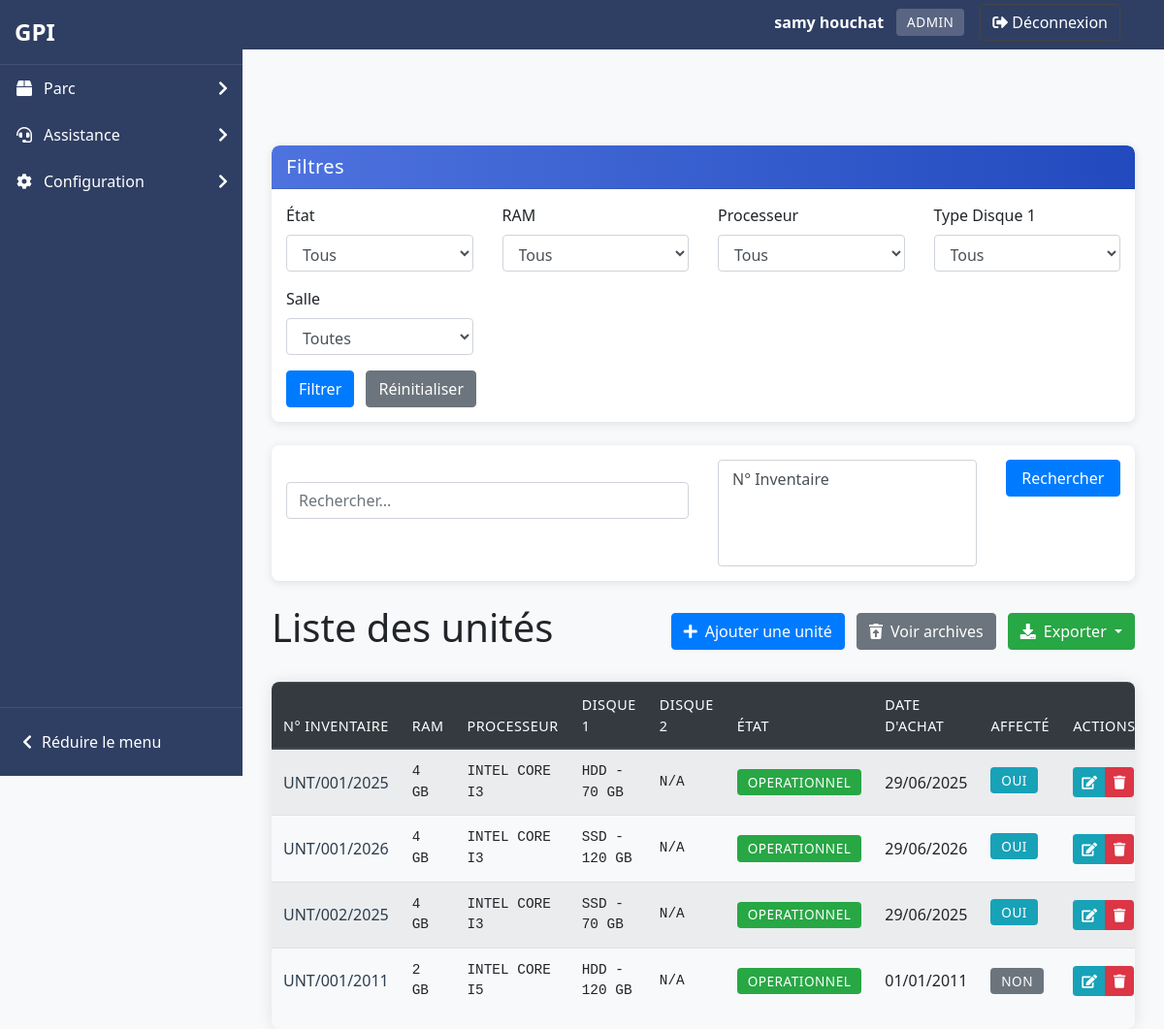
Page /pages/common/Gestion_unit.php (signed in) on the committed database.
### tables this page shows
CREATE TABLE IF NOT EXISTS `users` (
  `id_user` int NOT NULL AUTO_INCREMENT,
  `prenom` varchar(100) NOT NULL,
  `nom` varchar(100) NOT NULL,
  `email` varchar(255) NOT NULL,
  `password` varchar(255) NOT NULL,
  `id_role` int NOT NULL,
  `date_created` timestamp NULL DEFAULT CURRENT_TIMESTAMP,
  `code_utilisateur` varchar(6) DEFAULT NULL,
  PRIMARY KEY (`id_user`),
  UNIQUE KEY `email` (`email`),
  UNIQUE KEY `code_utilisateur` (`code_utilisateur`),
  KEY `fk_users_role` (`id_role`),
  KEY `idx_code_utilisateur` (`code_utilisateur`)
);

CREATE TABLE IF NOT EXISTS `roles` (
  `id_role` int NOT NULL AUTO_INCREMENT,
  `role_name` varchar(50) NOT NULL,
  PRIMARY KEY (`id_role`),
  UNIQUE KEY `role_name` (`role_name`)
);

CREATE TABLE IF NOT EXISTS `unite` (
  `id_unite` int NOT NULL AUTO_INCREMENT,
  `numero_inventaire` varchar(255) NOT NULL,
  `ram` enum('2 GB','4 GB','8 GB','16 GB','32 GB','64 GB') NOT NULL,
  `processeur` enum('INTEL_CORE_I3','INTEL_CORE_I5','INTEL_CORE_I7','INTEL_CORE_I9','INTEL_XEON','INTEL_PENTIUM','INTEL_CELERON') NOT NULL,
  `disque_dur_1_type` enum('SSD','HDD') NOT NULL,
  `disque_dur_1_capacite` enum('70 GB','120 GB','500 GB') NOT NULL,
  `disque_dur_2_type` enum('SSD','HDD') DEFAULT NULL,
  `disque_dur_2_capacite` enum('70 GB','120 GB','500 GB') DEFAULT NULL,
  `etat` enum('Operationnel','En panne') DEFAULT 'Operationnel',
  `date_achat` date DEFAULT NULL,
  `date_ajout` datetime DEFAULT CURRENT_TIMESTAMP,
  `supprime_le` datetime DEFAULT NULL,
  `est_affecte` tinyint(1) DEFAULT '0',
  PRIMARY KEY (`id_unite`),
  UNIQUE KEY `numero_inventaire` (`numero_inventaire`)
);

### pages/common/Gestion_unit.php (the view, shortened to what this page needs)
<?php
require_once '../../includes/functions.php';
require_once '../../includes/filters.php';
afficherHeader('Gestion des Unités', 2);
try {
    $pdo = connectDB();
    $filters = [
        'ram' => $_GET['ram'] ?? '',
        'etat' => $_GET['etat'] ?? '',
        'id_salle' => $_GET['id_salle'] ?? '',
        'processeur' => $_GET['processeur'] ?? '',
        'disque_dur_1_type' => $_GET['disque_dur_1_type'] ?? ''
    ];
    $search = $_GET['search'] ?? '';
    echo getFilterForm('unite', $filters);
    $searchColumns = [
        'numero_inventaire' => 'N° Inventaire'
    ];
    echo getSearchForm($search, $searchColumns);
    $baseQuery = "SELECT u.*, p.nom_poste, p.id_salle, s.nom_salle,
                  CASE WHEN pu.id_poste IS NOT NULL THEN 1 ELSE 0 END as est_affecte
                  FROM unite u
                  LEFT JOIN poste_unite pu ON u.id_unite = pu.id_unite
                  LEFT JOIN poste p ON pu.id_poste = p.id_poste
                  LEFT JOIN salles s ON p.id_salle = s.id_salle
                  WHERE u.supprime_le IS NULL";
    $filterData = buildFilterQuery('unite', $filters);
    $finalQuery = $baseQuery . ($filterData['clause'] ? ' AND' . substr($filterData['clause'], 6) : '');
    if (!empty($search)) {
        $selectedColumns = $_GET['search_columns'] ?? [];
        $whereClauses = [];
        $searchParams = [];
        if (empty($selectedColumns) || in_array('all', $selectedColumns)) {
            $whereClauses = [
                "u.numero_inventaire LIKE ?",
                "u.processeur LIKE ?"
            ];
            $searchParams = array_fill(0, 2, "%$search%");
        } else {
            foreach ($selectedColumns as $column) {
                switch($column) {
                    case 'numero_inventaire':
                        $whereClauses[] = "u.numero_inventaire LIKE ?";
                        break;
                    case 'processeur':
                        $whereClauses[] = "u.processeur LIKE ?";
                        break;
                }
                $searchParams[] = "%$search%";
            }
        }
        if (!empty($whereClauses)) {
            $finalQuery .= " AND (" . implode(" OR ", $whereClauses) . ")";
            $params = array_merge($filterData['params'], $searchParams);
        }
    } else {
        $params = $filterData['params'];
    }
    $stmt = $pdo->prepare($finalQuery);
    $stmt->execute($params);
    $unites = $stmt->fetchAll();
?>
<div class="d-flex justify-content-between align-items-center mb-4">
    <h1>Liste des unités</h1>
    <div>
        <a href="../../includes/gestion.php?action=ajouter_unite" class="btn btn-primary mr-2"><i class="fas fa-plus mr-2"></i>Ajouter une unité</a>
        <a href="../archives/archives_unite.php" class="btn btn-secondary mr-2"><i class="fas fa-trash-restore mr-2"></i>Voir archives</a>
        <div class="dropdown d-inline-block">
            <button class="btn btn-success dropdown-toggle" type="button" id="exportDropdown" data-bs-toggle="dropdown" aria-expanded="false">
                <i class="fas fa-download mr-2"></i>Exporter
            </button>
        </div>
    </div>
</div>
<?php
    if (count($unites) > 0) {
?>
        <div class="table-responsive">
            <table class="table table-striped table-hover">
                <thead class="thead-dark">
                    <tr>
                        <th>N° Inventaire</th>
                        <th>RAM</th>
                        <th>Processeur</th>
                        <th>Disque 1</th>
                        <th>Disque 2</th>
                        <th>État</th>
                        <th>Date d'achat</th>
                        <th>Affecté</th>
                        <th>Actions</th>
                    </tr>
                </thead>
                <tbody>
<?php
        foreach ($unites as $unite) {
?>
                    <tr>
                        <td><?php echo htmlspecialchars($unite['numero_inventaire']); ?></td>
                        <td><?php echo htmlspecialchars($unite['ram']); ?></td>
                        <td><?php echo htmlspecialchars(str_replace('_', ' ', $unite['processeur'])); ?></td>
                        <td><?php echo htmlspecialchars($unite['disque_dur_1_type'] . ' - ' . $unite['disque_dur_1_capacite']); ?></td>
                        <td><?php echo ($unite['disque_dur_2_type'] ? htmlspecialchars($unite['disque_dur_2_type'] . ' - ' . $unite['disque_dur_2_capacite']) : 'N/A'); ?></td>
                        <td><span class="badge badge-<?php echo ($unite['etat'] === 'Operationnel' ? 'success' : 'danger'); ?>"><?php echo htmlspecialchars($unite['etat']); ?></span></td>
                        <td><?php echo ($unite['date_achat'] ? date('d/m/Y', strtotime($unite['date_achat'])) : 'N/A'); ?></td>
                        <td><span class="badge badge-<?php echo ($unite['est_affecte'] ? 'info' : 'secondary'); ?>"><?php echo ($unite['est_affecte'] ? 'Oui' : 'Non'); ?></span></td>
                        <td>
                            <div class="btn-group" role="group">
                                <a href="../../includes/gestion.php?action=modifier_unite&id=<?php echo $unite['id_unite']; ?>"
                                    class="btn btn-info btn-sm" title="Modifier">
                                    <i class="fas fa-edit"></i>
                                </a>
                                <a href="../../includes/gestion.php?action=supprimer_unite&id=<?php echo $unite['id_unite']; ?>"
                                    onclick="return confirm('Êtes-vous sûr de vouloir supprimer cette unité ?')"
                                    class="btn btn-danger btn-sm" title="Supprimer">
                                    <i class="fas fa-trash"></i>
                                </a>
                            </div>
                        </td>
                    </tr>
<?php
        }
?>
                </tbody>
            </table>
        </div>
<?php
    } else {
?>
        <div class="alert alert-info">Aucune unité trouvée.</div>
<?php
    }
} catch (PDOException $e) {
?>
    <div class="alert alert-danger">Une erreur est survenue : <?php echo htmlspecialchars($e->getMessage()); ?></div>
<?php
}
?>
<?php
afficherFooter();
?>

### includes/functions.php (shortened to what this page needs)
<?php
function connectDB() {
    $host = 'localhost';
    $db   = 'gpii';
    $user = 'root';
    $pass = '';
    $charset = 'utf8mb4';
    $dsn = "mysql:host=$host;dbname=$db;charset=$charset";
    $options = [
        PDO::ATTR_ERRMODE => PDO::ERRMODE_EXCEPTION,
        PDO::ATTR_DEFAULT_FETCH_MODE => PDO::FETCH_ASSOC
    ];
    return new PDO($dsn, $user, $pass, $options);
}
function afficherHeader($titre, $niveau = 1, $afficher_sidebar = true) {
    $prefix = str_repeat('../', $niveau);
    echo '<!DOCTYPE html>';
    echo '<html lang="fr">';
    echo '<head>';
    echo '<link rel="stylesheet" href="' . $prefix . 'assets/css/bootstrap.css">';
    echo '<link rel="stylesheet" href="' . $prefix . 'assets/css/custom.css">';
    echo '<link rel="stylesheet" href="https://cdnjs.cloudflare.com/ajax/libs/font-awesome/5.15.3/css/all.min.css">';
    echo '</head>';
    echo '<body>';
    if ($afficher_sidebar) {
        echo '<div class="sidebar-glpi">';
        echo '<div class="sidebar-header">';
        echo '<a href="' . $prefix . 'index.php" class="logo-container">';
        echo '<span class="logo-text">GPI</span>';
        echo '</a>';
        echo '</div>';
        echo '<nav class="sidebar-nav">';
        echo '<ul class="sidebar-menu">';
        if (isset($_SESSION['user_role']) && ($_SESSION['user_role'] == 1 || $_SESSION['user_role'] == 2)) {
            echo '<li class="sidebar-item">';
            echo '<a href="#" class="sidebar-link">';
            echo '<i class="fas fa-box sidebar-icon"></i>';
            echo '<span>Parc</span>';
            echo '<i class="fas fa-chevron-right sidebar-arrow"></i>';
            echo '</a>';
            echo '</li>';
        }
        echo '<li class="sidebar-item">';
        echo '<a href="#" class="sidebar-link">';
        echo '<i class="fas fa-headset sidebar-icon"></i>';
        echo '<span>Assistance</span>';
        echo '<i class="fas fa-chevron-right sidebar-arrow"></i>';
        echo '</a>';
        echo '</li>';
        if (isset($_SESSION['user_role']) && $_SESSION['user_role'] == 1) {
            echo '<li class="sidebar-item">';
            echo '<a href="#" class="sidebar-link">';
            echo '<i class="fas fa-cog sidebar-icon"></i>';
            echo '<span>Configuration</span>';
            echo '<i class="fas fa-chevron-right sidebar-arrow"></i>';
            echo '</a>';
            echo '</li>';
        }
        echo '</ul>';
        echo '</nav>';
        echo '<div class="sidebar-footer">';
        echo '<button class="btn-collapse" id="collapseMenu">';
        echo '<i class="fas fa-chevron-left"></i>';
        echo '<span>Réduire le menu</span>';
        echo '</button>';
        echo '</div>';
        echo '</div>';
    }
    echo '<nav class="navbar navbar-expand-lg navbar-dark bg-primary mb-4" style="position: relative;">';
    echo '<div class="container d-flex justify-content-between align-items-center">';
    echo '<a class="navbar-brand" href="' . $prefix . 'index.php">GPI</a>';
    echo '<div class="d-flex align-items-center">';
    if (isset($_SESSION['user_id'])) {
        $pdo = connectDB();
        $stmt = $pdo->prepare("SELECT u.nom, u.prenom, r.role_name FROM users u JOIN roles r ON u.id_role = r.id_role WHERE u.id_user = ?");
        $stmt->execute([$_SESSION['user_id']]);
        $user = $stmt->fetch();
        echo '<div class="navbar-user-info mr-3">';
        echo '<span class="user-name text-white mr-2">' . htmlspecialchars($user['prenom'] . ' ' . $user['nom']) . '</span>';
        echo '<span class="user-role badge badge-light">' . htmlspecialchars($user['role_name']) . '</span>';
        echo '</div>';
        echo '<a href="' . $prefix . 'includes/logout.php" class="btn btn-outline-light"><i class="fas fa-sign-out-alt mr-1"></i>Déconnexion</a>';
    } else {
        echo '<a href="' . $prefix . 'index.php" class="btn btn-outline-light"><i class="fas fa-sign-in-alt mr-1"></i>Connexion</a>';
    }
    echo '</div>';
    echo '</div>';
    echo '</nav>';
    if ($afficher_sidebar) {
        echo '<div class="container" style="margin-top: 20px;">';
    } else {
        echo '<div class="container-fluid" style="margin-top: 20px;">';
    }
}
function afficherFooter() {
    echo '</div>';
    echo '</body>';
    echo '</html>';
}
        ?>

### assets/css/custom.css (style rules this page uses)
body { margin: 0; padding: 0; font-family: Arial, sans-serif; overflow-x: hidden; transition: all 0.3s ease; }
body .container { width: calc(100% - 30px); max-width: 1140px; margin-top: 70px; margin-left: auto; margin-right: auto; transition: all 0.3s ease; }
body:not(.sidebar-collapsed) { padding-left: 250px; }
.user-name { color: #fff; }
.user-role { background-color: rgba(255, 255, 255, 0.2); color: #fff; }
.btn-outline-light { border-color: #444; color: #fff; }
.navbar-brand { color: #fff !important; font-weight: bold; }
.navbar-user-info { display: flex; align-items: center; }
.sidebar-glpi { width: 250px; background-color: #2f3f63; color: white; height: 100vh; position: fixed; left: 0; top: 0; z-index: 1000; transition: all 0.3s ease; display: flex; flex-direction: column; }
.sidebar-header { padding: 15px; border-bottom: 1px solid rgba(255, 255, 255, 0.1); }
.logo-container { display: flex; align-items: center; text-decoration: none; color: white; }
.logo-text { font-size: 24px; font-weight: bold; color: white; }
.sidebar-nav { flex: 1; overflow-y: auto; padding-bottom: 20px; }
.sidebar-menu { list-style: none; padding: 0; margin: 0; }
.sidebar-item { position: relative; }
.sidebar-link { display: flex; align-items: center; padding: 12px 15px; color: white; text-decoration: none; transition: all 0.3s ease; }
.sidebar-icon { width: 20px; margin-right: 10px; text-align: center; }
.sidebar-arrow { margin-left: auto; transition: transform 0.3s ease; }
.sidebar-footer { padding: 15px; border-top: 1px solid rgba(255, 255, 255, 0.1); }
.btn-collapse { display: flex; align-items: center; background: none; border: none; color: white; cursor: pointer; padding: 8px; width: 100%; text-align: left; }
.btn-collapse i { margin-right: 10px; }
.badge { font-weight: 500; padding: 0.4em 0.6em; border-radius: 4px; }
.badge-info { background-color: #17a2b8; color: white; font-size: 0.85rem; padding: 0.5em 0.7em; margin-bottom: 0.3rem; display: inline-block; }
body { font-family: 'Segoe UI', Tahoma, Geneva, Verdana, sans-serif; background-color: #f8f9fa; }
.table-responsive { box-shadow: 0 0 15px rgba(0, 0, 0, 0.1); border-radius: 8px; overflow: hidden; }
.table thead th { background-color: #343a40; color: white; border-bottom: 2px solid #454d55; }
.table td { vertical-align: middle; }
td:nth-child(2), td:nth-child(3), td:nth-child(4), td:nth-child(5) { font-family: 'Consolas', monospace; font-size: 0.9em; }
.badge { padding: 0.5em 0.8em; font-size: 0.85em; font-weight: 500; text-transform: uppercase; letter-spacing: 0.5px; }
.table-responsive { margin-top: 1rem; border-radius: 8px; box-shadow: 0 0 15px rgba(0,0,0,0.1); }
.table thead th { background-color: #343a40; color: white; font-weight: 500; text-transform: uppercase; font-size: 0.9em; letter-spacing: 0.5px; }
.table tbody tr { transition: background-color 0.2s ease; }
td:first-child { font-weight: 500; color: #2c3e50; }
.navbar { right: 250px; margin-right: -251px; }
.bg-primary { background-color: #2f3f63 !important; }

### rows in the picture
users: prenom+nom "samy houchat", id_role.role_name "ADMIN"
unite: numero_inventaire "UNT/001/2025", ram "4 GB", processeur "INTEL CORE I3", disque_dur_1_type+disque_dur_1_capacite "HDD - 70 GB", shows "N/A", etat "OPERATIONNEL", date_achat "29/06/2025", shows "OUI"
unite: numero_inventaire "UNT/001/2026", ram "4 GB", processeur "INTEL CORE I3", disque_dur_1_type+disque_dur_1_capacite "SSD - 120 GB", shows "N/A", etat "OPERATIONNEL", date_achat "29/06/2026", shows "OUI"
unite: numero_inventaire "UNT/002/2025", ram "4 GB", processeur "INTEL CORE I3", disque_dur_1_type+disque_dur_1_capacite "SSD - 70 GB", shows "N/A", etat "OPERATIONNEL", date_achat "29/06/2025", shows "OUI"
unite: numero_inventaire "UNT/001/2011", ram "2 GB", processeur "INTEL CORE I5", disque_dur_1_type+disque_dur_1_capacite "HDD - 120 GB", shows "N/A", etat "OPERATIONNEL", date_achat "01/01/2011", shows "NON"
